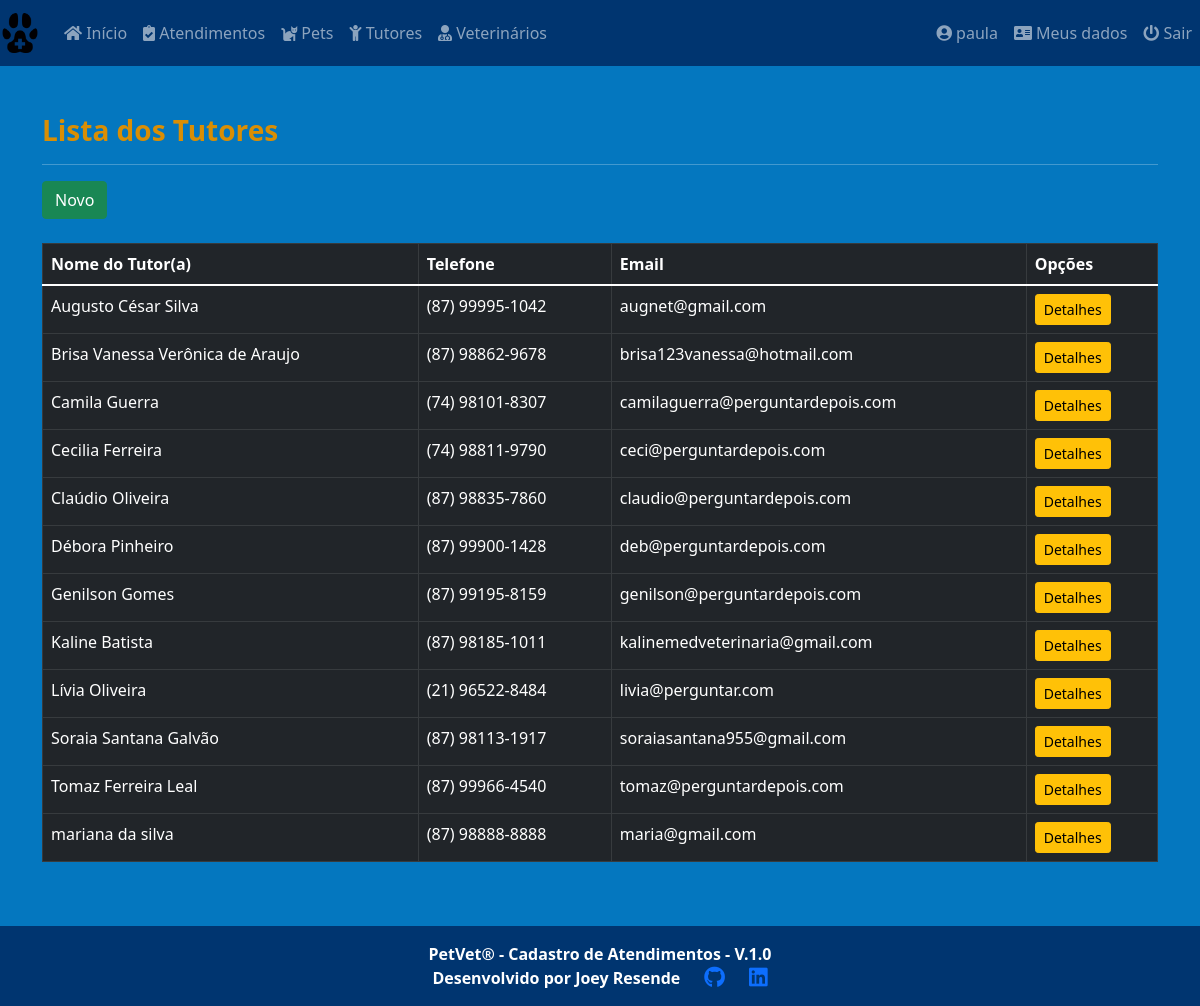
The app's page /core/tutors/ (signed in), older data.
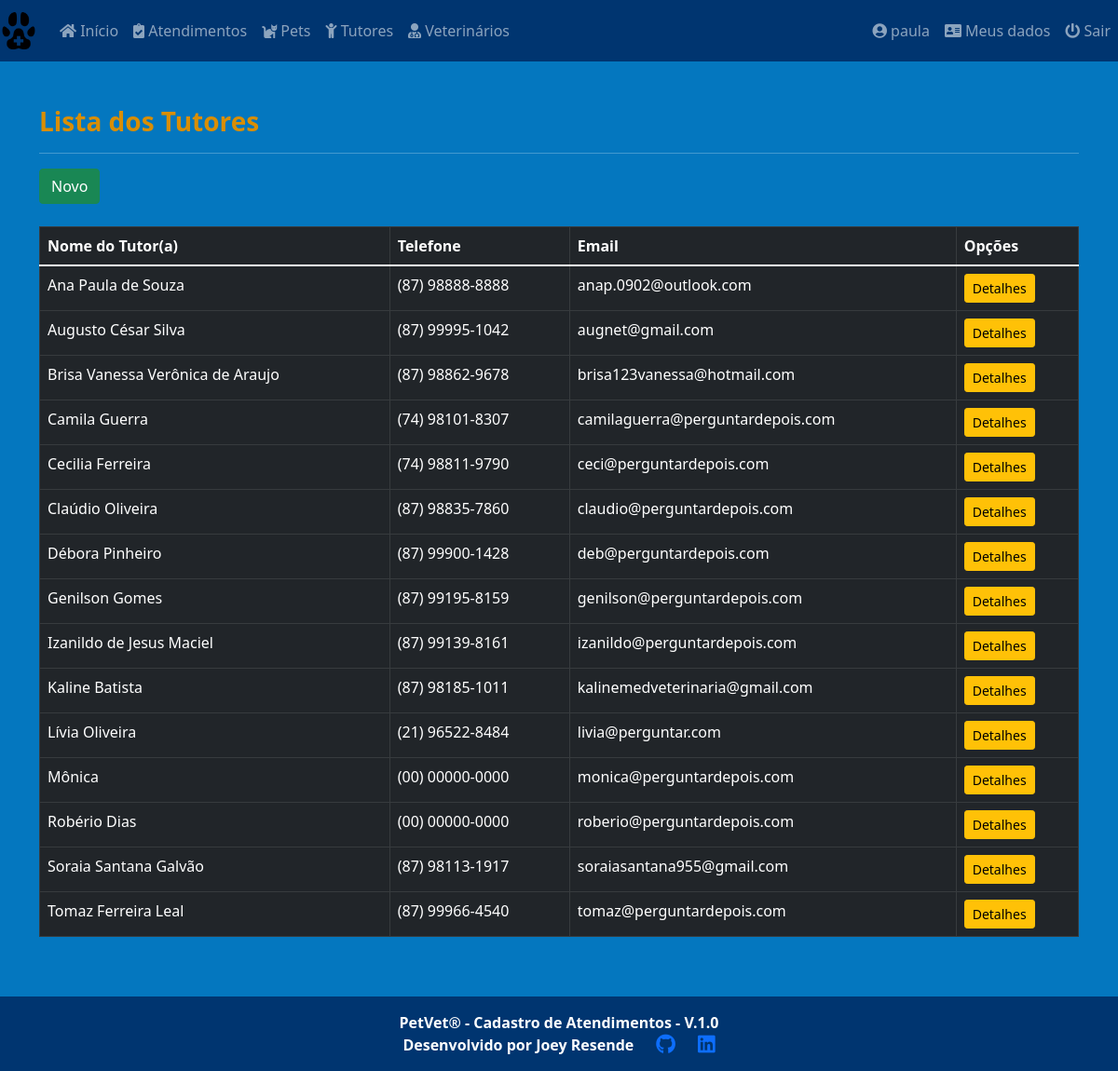
The same page, newer data.
### core/models.py (models this page shows, shortened)
class Tutor(models.Model):
    tutor_name = models.CharField(
        max_length=50, verbose_name='Nome do Tutor')
    cpf = models.CharField(max_length=14, null=True,
                           verbose_name='CPF')
    phone = models.CharField(max_length=15, null=True,
                             verbose_name='Telefone')
    email = models.EmailField(max_length=254, verbose_name='Email')
    cep = models.CharField(max_length=9, verbose_name='Cep')
    street = models.CharField(max_length=40, verbose_name='Rua')
    number = models.IntegerField(verbose_name='Numero')
    district = models.CharField(max_length=40, verbose_name='Bairro')
    city = models.CharField(
        max_length=40, default='Petrolina', verbose_name='Cidade')
    state = models.CharField(
        max_length=40, default='Pernambuco', verbose_name='Estado')
    class Meta:
        ordering = ['tutor_name']

### core/views.py (the view)
# urls.py: path('tutors/', TutorList.as_view(), name='tutors'),
class TutorList(LoginRequiredMixin, ListView):
    login_url = reverse_lazy('login')
    model = Tutor
    template_name = 'core/tutor_list.html'

### core/templates/core/tutor_list.html (shortened to what this page needs)
{% extends 'core/base_model.html' %}
{% load static %}
{% block content %}
<h3><strong>Lista dos Tutores</strong></h3>
<hr>
<a href="{% url 'tutor_new' %}" class="btn btn-success btn">Novo</a><br><br>
<div class="table-responsive">
  <table class="table table-bordered table-hover table-dark" id="tutor_table">
    <thead class="thead-dark">
      <tr>
        <th>Nome do Tutor(a)</th>
        <th>Telefone</th>
        <th>Email</th>
        <th>Opções</th>
      </tr>
    </thead>
    <tbody>
      {% for each in object_list %}
      <tr>
        <td>{{ each.tutor_name }}</td>
        <td>{{ each.phone }}</td>
        <td>{{ each.email }}</td>
        <td>
          <a href="{% url 'tutor_detail' each.pk %}" class="btn btn-warning btn-sm">Detalhes</a>
        </td>
      </tr>
      {% empty %}
      <tr>
        <td colspan="4">Nenhum Tutor cadastrado.</td>
      </tr>
      {% endfor %}
    </tbody>
  </table>
</div>
{% endblock %}

Row changes from the older to the newer data that the page shows:
changed Tutor: tutor_name "mariana da silva" → "Ana Paula de Souza"; email "maria@gmail.com" → "anap.0902@outlook.com"; moves up the list
added Tutor: tutor_name "Izanildo de Jesus Maciel", phone "(87) 99139-8161", email "izanildo@perguntardepois.com"
added Tutor: tutor_name "Mônica", phone "(00) 00000-0000", email "monica@perguntardepois.com"
added Tutor: tutor_name "Robério Dias", phone "(00) 00000-0000", email "roberio@perguntardepois.com"
